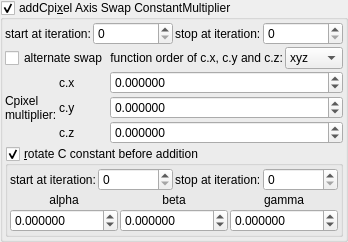
    <widget class="MyGroupBox" name="groupCheck_transf_addCpixel_enabled_false">
     <property name="toolTip">
      <string>&lt;html&gt;&lt;head/&gt;&lt;body&gt;&lt;p&gt;Cpixel is CVector3 c = ( c.x, c.y, c.z). It is each original point (pixel) in 3D space where the iteration starts from, ( c = original z for each point .) It is commonly found in formula structures z = f(z) + c.&lt;/p&gt;&lt;p&gt;The Cpixel multiplier effectively scales this point &amp;quot;c&amp;quot;.&lt;/p&gt;&lt;p&gt;This transform allows the swapping of the order of the &amp;quot;CVector3 c&amp;quot; components before being multiplied by &amp;quot;CVector3 z&amp;quot; components.&lt;/p&gt;&lt;/body&gt;&lt;/html&gt;</string>
     </property>
     <property name="title">
      <string>addCpi&amp;xel Axis Swap ConstantMultiplier</string>
     </property>
     <property name="checkable">
      <bool>true</bool>
     </property>
     <layout class="QVBoxLayout" name="verticalLayout_50">
      <property name="spacing">
       <number>2</number>
      </property>
      <property name="leftMargin">
       <number>2</number>
      </property>
      <property name="topMargin">
       <number>2</number>
      </property>
      <property name="rightMargin">
       <number>2</number>
      </property>
      <property name="bottomMargin">
       <number>2</number>
      </property>
      <item>
       <layout class="QHBoxLayout" name="horizontalLayout_22" stretch="0,1,0,1">
        <item>
         <widget class="QLabel" name="label_103">
          <property name="text">
           <string>start at iteration:</string>
          </property>
         </widget>
        </item>
        <item>
         <widget class="MySpinBox" name="spinboxInt_transf_start_iterations_H">
          <property name="sizePolicy">
           <sizepolicy hsizetype="Minimum" vsizetype="Maximum">
            <horstretch>0</horstretch>
            <verstretch>0</verstretch>
           </sizepolicy>
          </property>
          <property name="maximum">
           <number>999</number>
          </property>
         </widget>
        </item>
        <item>
         <widget class="QLabel" name="label_77">
          <property name="text">
           <string>stop at iteration:</string>
          </property>
         </widget>
        </item>
        <item>
         <widget class="MySpinBox" name="spinboxInt_transf_stop_iterations_H">
          <property name="sizePolicy">
           <sizepolicy hsizetype="Minimum" vsizetype="Maximum">
            <horstretch>0</horstretch>
            <verstretch>0</verstretch>
           </sizepolicy>
          </property>
          <property name="maximum">
           <number>999</number>
          </property>
         </widget>
        </item>
       </layout>
      </item>
      <item>
       <layout class="QGridLayout" name="gridLayout_25" columnstretch="0,0,0,1">
        <property name="spacing">
         <number>2</number>
        </property>
        <item row="0" column="3">
         <widget class="MyComboBox" name="comboBox_mandelbulbMulti_order_of_xyz">
          <item>
           <property name="text">
            <string notr="true">xyz</string>
           </property>
          </item>
          <item>
           <property name="text">
            <string notr="true">xzy</string>
           </property>
          </item>
          <item>
           <property name="text">
            <string notr="true">yxz</string>
           </property>
          </item>
          <item>
           <property name="text">
            <string notr="true">yzx</string>
           </property>
          </item>
          <item>
           <property name="text">
            <string notr="true">zxy</string>
           </property>
          </item>
          <item>
           <property name="text">
            <string notr="true">zyx</string>
           </property>
          </item>
         </widget>
        </item>
        <item row="0" column="0" colspan="2">
         <widget class="MyCheckBox" name="checkBox_transf_alternate_enabled_false">
          <property name="text">
           <string>alternate swap</string>
          </property>
         </widget>
        </item>
        <item row="0" column="2">
         <widget class="QLabel" name="label_2">
          <property name="text">
           <string>function order of c.x, c.y and c.z:</string>
          </property>
          <property name="alignment">
           <set>Qt::AlignRight|Qt::AlignTrailing|Qt::AlignVCenter</set>
          </property>
         </widget>
        </item>
        <item row="1" column="2" colspan="2">
         <widget class="MyDoubleSpinBox" name="spinbox3_transf_constant_multiplier_111_x">
          <property name="sizePolicy">
           <sizepolicy hsizetype="Minimum" vsizetype="Maximum">
            <horstretch>0</horstretch>
            <verstretch>0</verstretch>
           </sizepolicy>
          </property>
          <property name="prefix">
           <string/>
          </property>
          <property name="decimals">
           <number>6</number>
          </property>
          <property name="minimum">
           <double>-99.989999999999995</double>
          </property>
          <property name="singleStep">
           <double>0.100000000000000</double>
          </property>
         </widget>
        </item>
        <item row="1" column="1">
         <widget class="QLabel" name="label_118">
          <property name="text">
           <string notr="true">c.x</string>
          </property>
         </widget>
        </item>
        <item row="3" column="2" colspan="2">
         <widget class="MyDoubleSpinBox" name="spinbox3_transf_constant_multiplier_111_z">
          <property name="sizePolicy">
           <sizepolicy hsizetype="Minimum" vsizetype="Maximum">
            <horstretch>0</horstretch>
            <verstretch>0</verstretch>
           </sizepolicy>
          </property>
          <property name="prefix">
           <string/>
          </property>
          <property name="decimals">
           <number>6</number>
          </property>
          <property name="minimum">
           <double>-99.989999999999995</double>
          </property>
          <property name="singleStep">
           <double>0.100000000000000</double>
          </property>
         </widget>
        </item>
        <item row="1" column="0" rowspan="3">
         <widget class="QLabel" name="label_123">
          <property name="text">
           <string>Cpixel
multiplier:</string>
          </property>
         </widget>
        </item>
        <item row="2" column="2" colspan="2">
         <widget class="MyDoubleSpinBox" name="spinbox3_transf_constant_multiplier_111_y">
          <property name="sizePolicy">
           <sizepolicy hsizetype="Minimum" vsizetype="Maximum">
            <horstretch>0</horstretch>
            <verstretch>0</verstretch>
           </sizepolicy>
          </property>
          <property name="prefix">
           <string/>
          </property>
          <property name="decimals">
           <number>6</number>
          </property>
          <property name="minimum">
           <double>-99.989999999999995</double>
          </property>
          <property name="singleStep">
           <double>0.100000000000000</double>
          </property>
         </widget>
        </item>
        <item row="3" column="1">
         <widget class="QLabel" name="label_122">
          <property name="text">
           <string notr="true">c.z</string>
          </property>
         </widget>
        </item>
        <item row="2" column="1">
         <widget class="QLabel" name="label_114">
          <property name="text">
           <string notr="true">c.y</string>
          </property>
         </widget>
        </item>
       </layout>
      </item>
      <item>
       <widget class="MyGroupBox" name="groupCheck_transf_rotation_enabled">
        <property name="title">
         <string>&amp;rotate C constant before addition</string>
        </property>
        <property name="checkable">
         <bool>true</bool>
        </property>
        <layout class="QVBoxLayout" name="verticalLayout_9" stretch="0,0">
         <property name="spacing">
          <number>2</number>
         </property>
         <property name="leftMargin">
          <number>2</number>
         </property>
         <property name="topMargin">
          <number>2</number>
         </property>
         <property name="rightMargin">
          <number>2</number>
         </property>
         <property name="bottomMargin">
          <number>2</number>
         </property>
         <item>
          <layout class="QHBoxLayout" name="horizontalLayout_21" stretch="0,1,0,1">
           <item>
            <widget class="QLabel" name="label_102">
             <property name="text">
              <string>start at iteration:</string>
             </property>
            </widget>
           </item>
           <item>
            <widget class="MySpinBox" name="spinboxInt_transf_start_iterations_G">
             <property name="sizePolicy">
              <sizepolicy hsizetype="Minimum" vsizetype="Maximum">
               <horstretch>0</horstretch>
               <verstretch>0</verstretch>
              </sizepolicy>
             </property>
             <property name="maximum">
              <number>999</number>
             </property>
            </widget>
           </item>
           <item>
            <widget class="QLabel" name="label_76">
             <property name="text">
              <string>stop at iteration:</string>
             </property>
            </widget>
           </item>
           <item>
            <widget class="MySpinBox" name="spinboxInt_transf_stop_iterations_G">
             <property name="sizePolicy">
              <sizepolicy hsizetype="Minimum" vsizetype="Maximum">
               <horstretch>0</horstretch>
               <verstretch>0</verstretch>
              </sizepolicy>
             </property>
             <property name="maximum">
              <number>999</number>
             </property>
            </widget>
           </item>
          </layout>
         </item>
         <item>
          <layout class="QGridLayout" name="gridLayout_8" columnstretch="0,0,0" columnminimumwidth="0,0,0">
           <item row="0" column="0">
            <widget class="QLabel" name="label_39">
             <property name="text">
              <string notr="true">alpha</string>
             </property>
             <property name="alignment">
              <set>Qt::AlignCenter</set>
             </property>
            </widget>
           </item>
           <item row="0" column="1">
            <widget class="QLabel" name="label_40">
             <property name="text">
              <string notr="true">beta</string>
             </property>
             <property name="alignment">
              <set>Qt::AlignCenter</set>
             </property>
            </widget>
           </item>
           <item row="0" column="2">
            <widget class="QLabel" name="label_41">
             <property name="text">
              <string notr="true">gamma</string>
             </property>
             <property name="alignment">
              <set>Qt::AlignCenter</set>
             </property>
            </widget>
           </item>
           <item row="1" column="1">
            <widget class="MyDoubleSpinBox" name="spinboxd3_transf_rotation_y">
             <property name="sizePolicy">
              <sizepolicy hsizetype="Minimum" vsizetype="Maximum">
               <horstretch>0</horstretch>
               <verstretch>0</verstretch>
              </sizepolicy>
             </property>
             <property name="prefix">
              <string/>
             </property>
             <property name="suffix">
              <string/>
             </property>
             <property name="decimals">
              <number>6</number>
             </property>
             <property name="minimum">
              <double>-36000.000000000000000</double>
             </property>
             <property name="maximum">
              <double>36000.000000000000000</double>
             </property>
             <property name="singleStep">
              <double>1.000000000000000</double>
             </property>
            </widget>
           </item>
           <item row="1" column="0">
            <widget class="MyDoubleSpinBox" name="spinboxd3_transf_rotation_x">
             <property name="sizePolicy">
              <sizepolicy hsizetype="Minimum" vsizetype="Maximum">
               <horstretch>0</horstretch>
               <verstretch>0</verstretch>
              </sizepolicy>
             </property>
             <property name="prefix">
              <string/>
             </property>
             <property name="suffix">
              <string/>
             </property>
             <property name="decimals">
              <number>6</number>
             </property>
             <property name="minimum">
              <double>-36000.000000000000000</double>
             </property>
             <property name="maximum">
              <double>36000.000000000000000</double>
             </property>
             <property name="singleStep">
              <double>1.000000000000000</double>
             </property>
            </widget>
           </item>
           <item row="1" column="2">
            <widget class="MyDoubleSpinBox" name="spinboxd3_transf_rotation_z">
             <property name="sizePolicy">
              <sizepolicy hsizetype="Minimum" vsizetype="Maximum">
               <horstretch>0</horstretch>
               <verstretch>0</verstretch>
              </sizepolicy>
             </property>
             <property name="prefix">
              <string/>
             </property>
             <property name="suffix">
              <string/>
             </property>
             <property name="decimals">
              <number>6</number>
             </property>
             <property name="minimum">
              <double>-36000.000000000000000</double>
             </property>
             <property name="maximum">
              <double>36000.000000000000000</double>
             </property>
             <property name="singleStep">
              <double>1.000000000000000</double>
             </property>
            </widget>
           </item>
          </layout>
         </item>
        </layout>
       </widget>
      </item>
     </layout>
    </widget>
